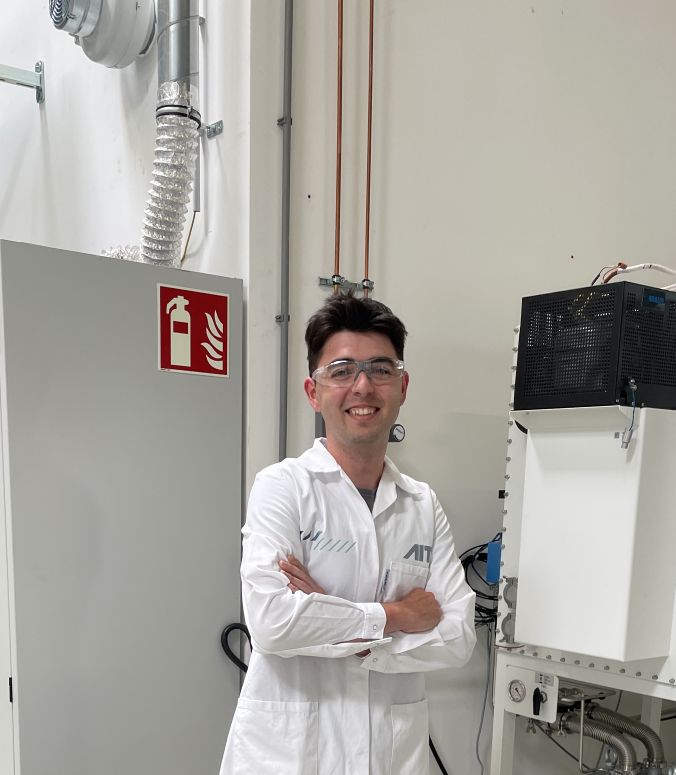
#> input picture media/portrait/original.jpg, 2027 x 2324 px, given in place of IMG_20250818_102936.JPG, which was not available (shown at 1/3 size)
$ python portrait.py
#> lines starting #> are read from the running program, lines starting #| are printed output that depends on the picture; pictures that were not available may be replaced by others from this repository, and a replacement may not be noted
# -*- coding: utf-8 -*-
"""Profilbild: quadratisch zuschneiden, Hintergrund weich, Kreisfassung.

Ohne Freistellmodell laesst sich der Hintergrund nicht exakt vom Motiv
trennen. Statt das vorzutaeuschen, wird die Schaerfe nach aussen hin
abgebaut, so wie es eine offene Blende auch tut: in der Mitte scharf,
zum Rand hin zunehmend weich. Der Kopf sitzt im scharfen Bereich, Kabel,
Schrank und Maschinen liegen aussen und verschwinden im Unscharfen.
"""
import os

import numpy as np
from PIL import Image, ImageFilter

SRC = 'C:/Users/BitschE/Downloads/IMG_20250818_102936.JPG'
D = os.path.dirname(os.path.abspath(__file__))
OUT = os.path.join(D, 'portrait')
os.makedirs(OUT, exist_ok=True)

SIZE = 900                  # Ausgabekante
BLUR = 20                   # Staerke des weichen Hintergrunds
# Scharfe Zone als Ellipse in Anteilen der Kante. Etwas hoeher als die
# Mitte, weil das Gesicht oben sitzt, und unten breiter fuer die Schultern.
E_CX, E_CY = 0.50, 0.44
E_RX, E_RY = 0.40, 0.46
FEATHER = 0.22

# Quadrat im Original. Mittelpunkt liegt auf dem Gesicht, die Kante ist so
# gewaehlt, dass Kopf und Schultern hineinpassen.
# Enger als eine Portraetaufnahme, weil das Bild fast immer klein und rund
# ausgegeben wird. Bei 160 Pixeln Durchmesser bleibt vom Gesicht sonst kaum
# etwas uebrig, und die Ecken schneidet der Kreis ohnehin weg.
CROP_CX, CROP_CY, CROP_SIDE = 1075, 1165, 980

im = Image.open(SRC).convert('RGB')
#> im is the input picture: PIL image 2027x2324 RGB; mean R, G, B 168.8, 165.8, 159.8
W, H = im.size
#> W = 2027; H = 2324
half = CROP_SIDE // 2
x0 = max(0, min(W - CROP_SIDE, CROP_CX - half))
#> x0 = 585
y0 = max(0, min(H - CROP_SIDE, CROP_CY - half))
#> y0 = 675
sq = im.crop((x0, y0, x0 + CROP_SIDE, y0 + CROP_SIDE)).resize((SIZE, SIZE), Image.LANCZOS)
print('Ausschnitt im Original: x %d..%d, y %d..%d von %dx%d'
      % (x0, x0 + CROP_SIDE, y0, y0 + CROP_SIDE, W, H))
#| Ausschnitt im Original: x 585..1565, y 675..1655 von 2027x2324

blur = sq.filter(ImageFilter.GaussianBlur(BLUR))
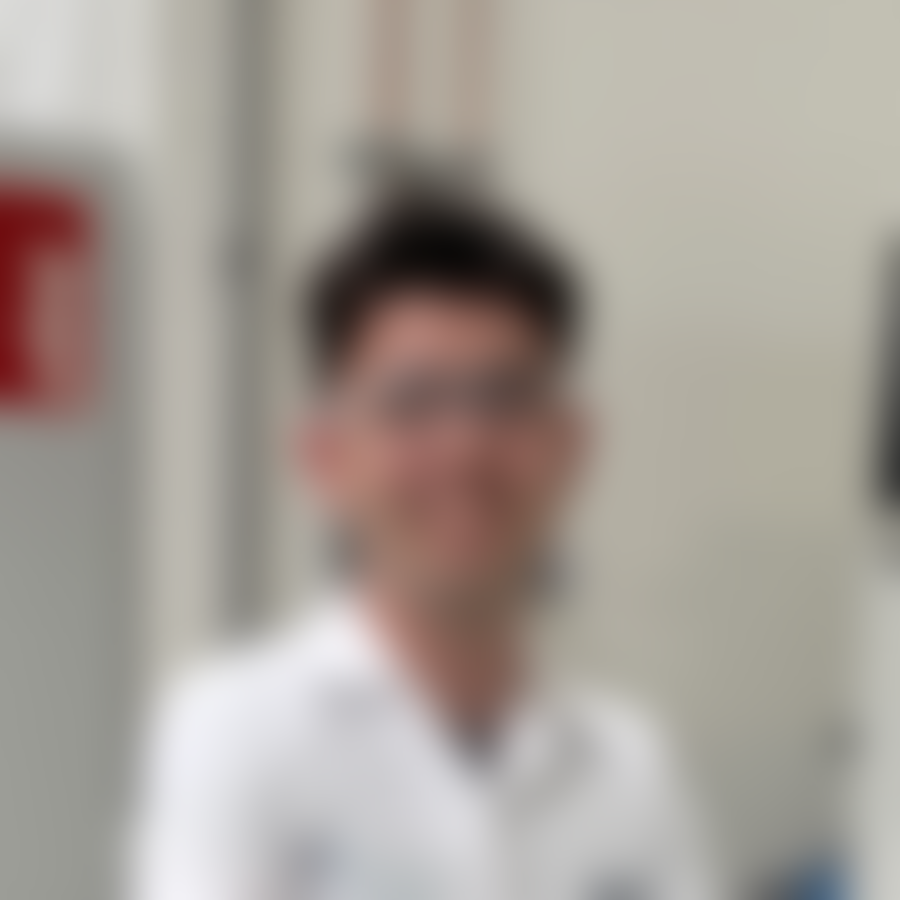
#> blur: PIL image 900x900 RGB; mean R, G, B 166.4, 158.7, 151.4

# Weiche Maske: 1 in der Ellipse, ueber FEATHER auf 0 fallend
yy, xx = np.mgrid[0:SIZE, 0:SIZE].astype(np.float32) / SIZE
d = np.sqrt(((xx - E_CX) / E_RX) ** 2 + ((yy - E_CY) / E_RY) ** 2)
m = np.clip((1.0 + FEATHER - d) / FEATHER, 0.0, 1.0)
m = m * m * (3 - 2 * m)                       # sanfter Ein- und Ausstieg
mask = Image.fromarray((m * 255).astype(np.uint8), 'L')
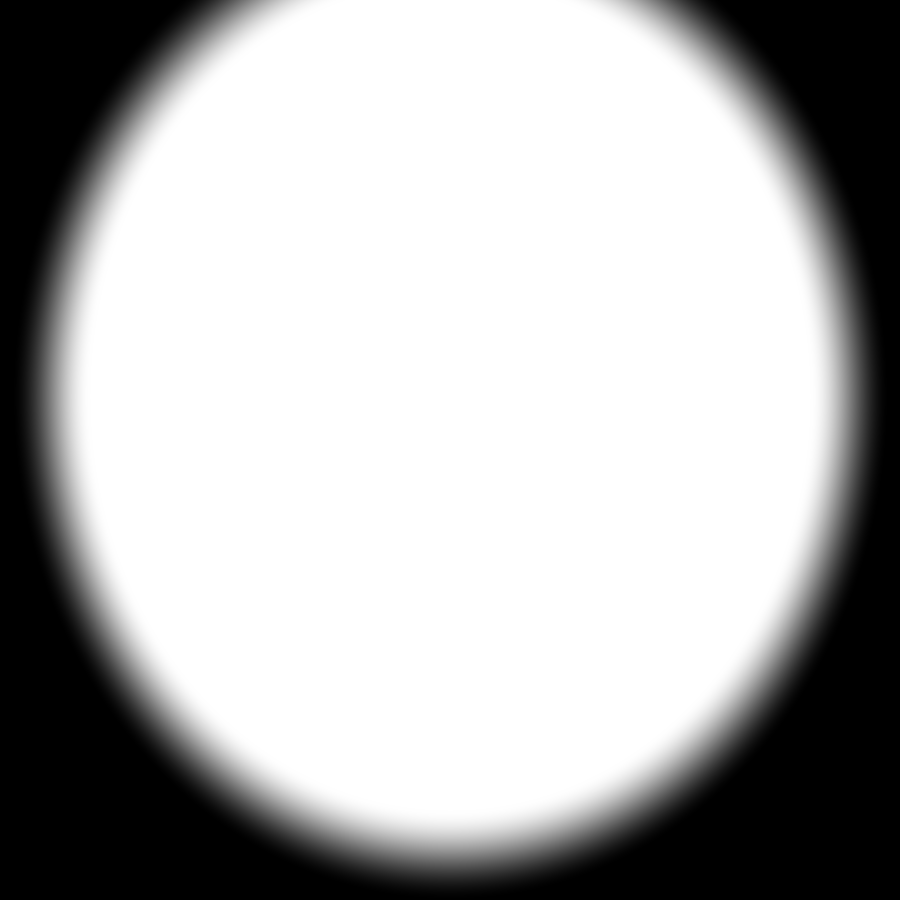
#> mask: PIL image 900x900 L; min 0, max 255, mean 176.2

sharp_on_soft = Image.composite(sq, blur, mask)
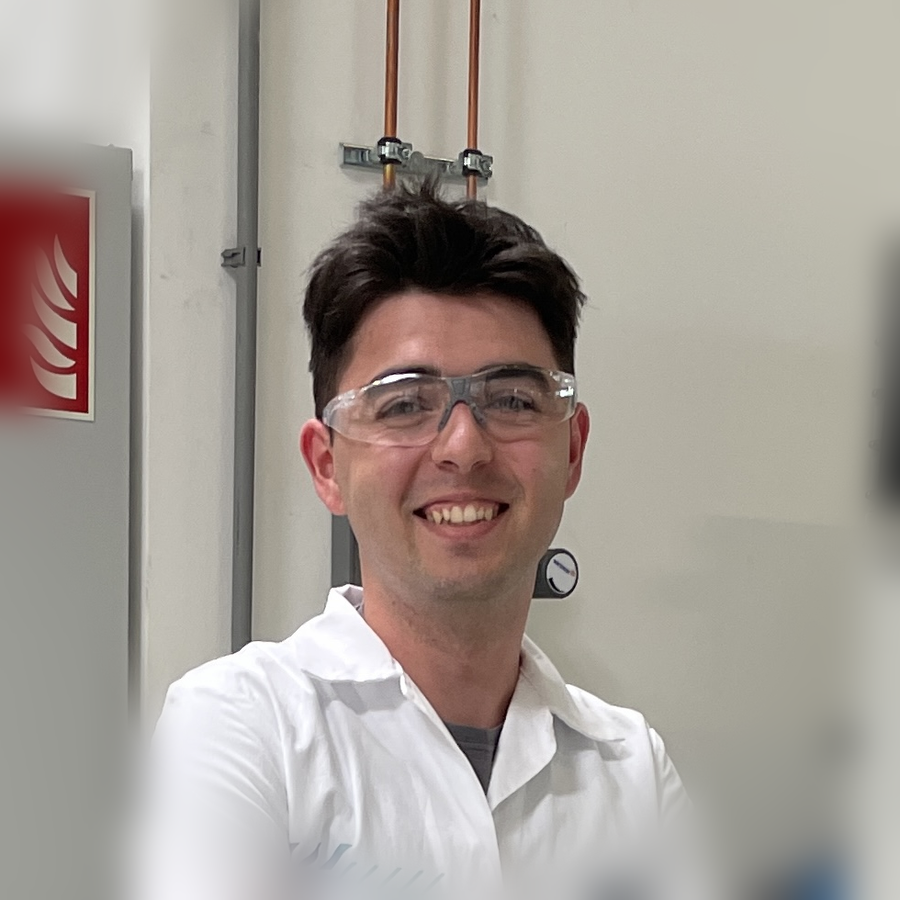
#> sharp_on_soft: PIL image 900x900 RGB; mean R, G, B 166.5, 158.8, 151.5

# Quadrat, fuer Dienste die selbst rund beschneiden
sharp_on_soft.save(os.path.join(OUT, 'profile-square.jpg'), quality=92, subsampling=0)

# Kreisfassung mit weichem Rand, transparent ausserhalb
circ = np.zeros((SIZE, SIZE), np.float32)
r = np.sqrt((xx - 0.5) ** 2 + (yy - 0.5) ** 2) * 2      # 1.0 am Kreisrand
circ = np.clip((1.0 - r) / (2.0 / SIZE), 0.0, 1.0)      # eine Pixelbreite weich
alpha = Image.fromarray((circ * 255).astype(np.uint8), 'L')
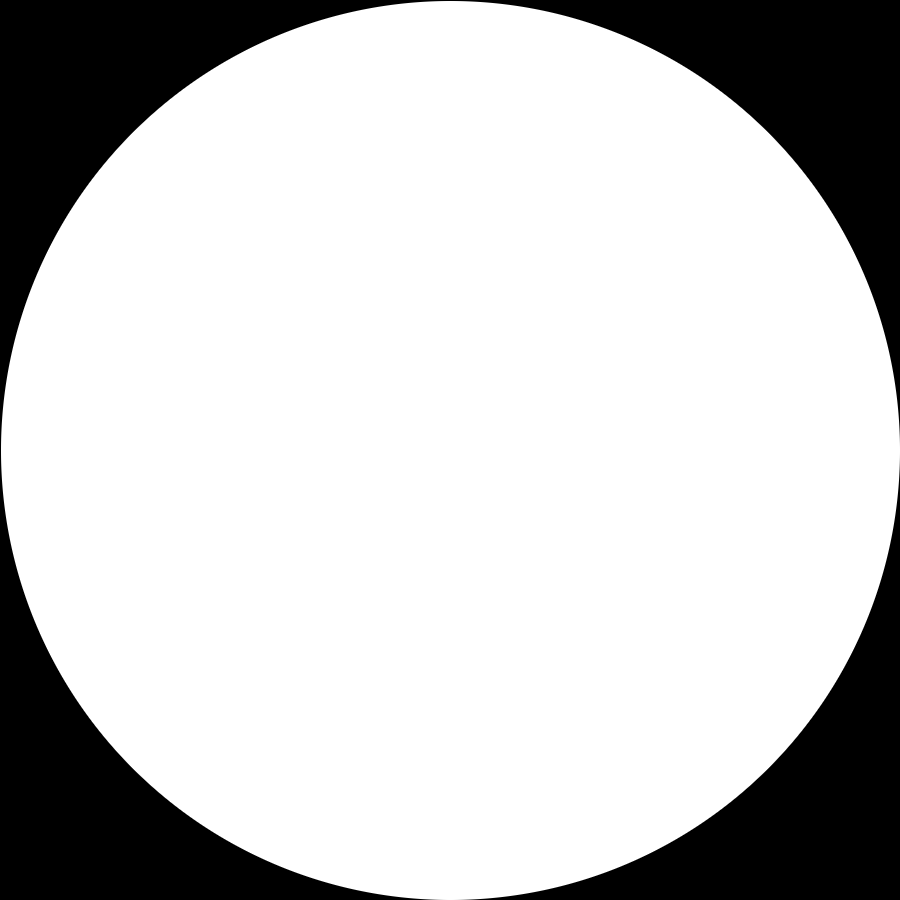
#> alpha: PIL image 900x900 L; min 0, max 255, mean 199.8
rgba = sharp_on_soft.convert('RGBA')
rgba.putalpha(alpha)
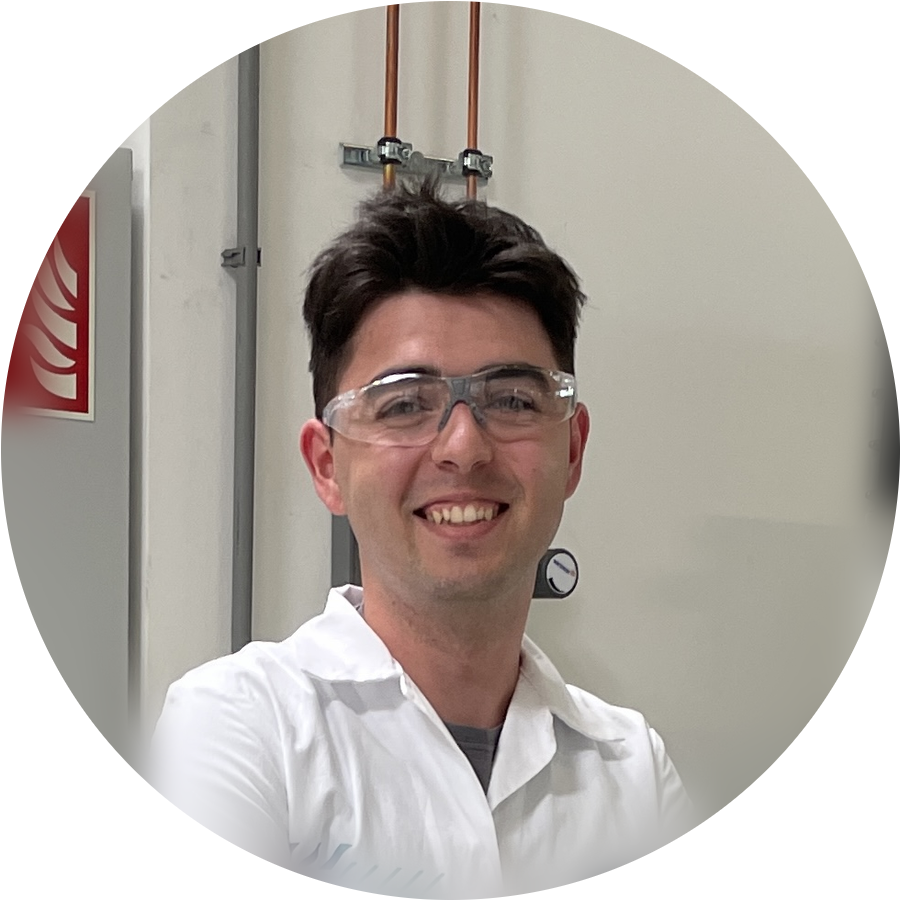
#> rgba: PIL image 900x900 RGBA; mean R, G, B, A 166.5, 158.8, 151.5, 199.8; transparent parts drawn white
rgba.save(os.path.join(OUT, 'profile-circle.png'))

for f in sorted(os.listdir(OUT)):
    print('  %-22s %6.0f KB' % (f, os.path.getsize(os.path.join(OUT, f)) / 1024))
